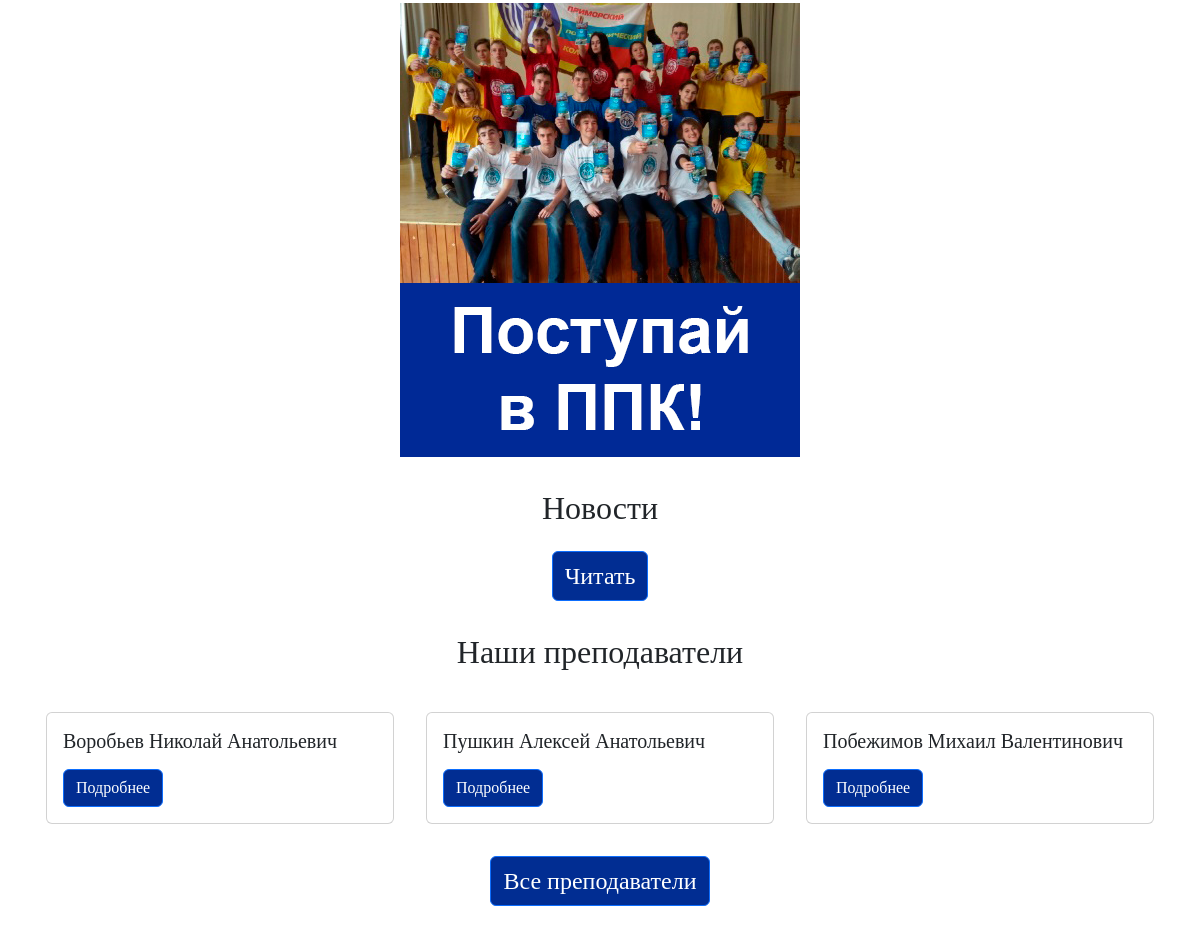
/ (middle part), run on an earlier commit of the app's database.
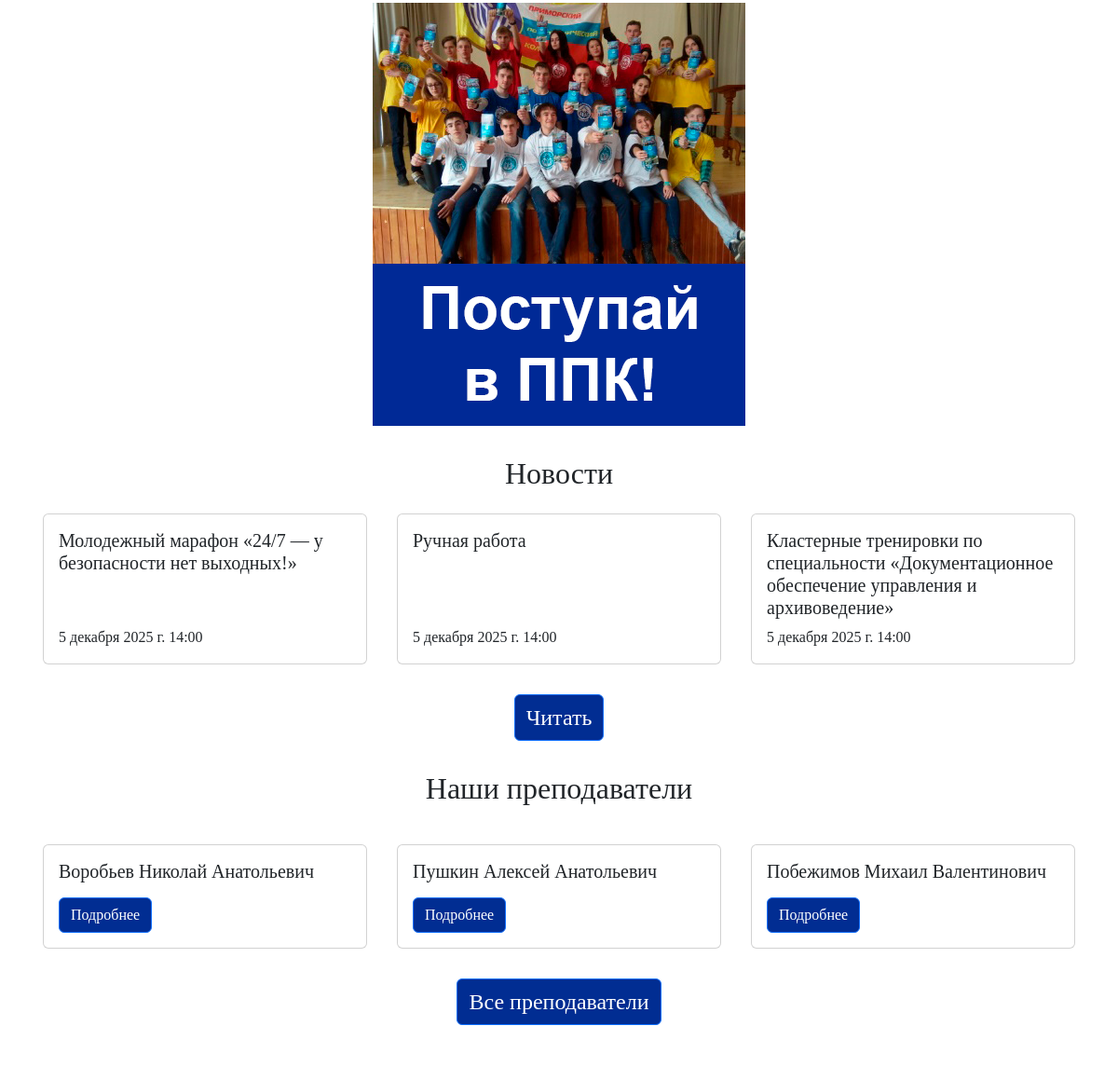
And on a later commit of the database.
### main/models.py (models this page shows, shortened)
class Teacher(models.Model):
    second_name = models.CharField('Фамилия', max_length=50)
    first_name = models.CharField('Имя', max_length=50)
    patronymic = models.CharField('Отчество', max_length=50)
    position = models.CharField('Должность', max_length=100)
    teaching_experience = models.IntegerField('Педагогический стаж')
    qualification_category = models.CharField('Квалификационная категория', max_length=100)
    professional_education = models.TextField('Профессиональное  образование')
    professional_development = models.TextField('Сведения о повышении квалификации')
    awards_and_achievements = models.TextField('Награды и достижения')
    subjects_and_modules_taught = models.TextField('Преподаваемые дисциплины и модули')
    lastedit_date = models.DateTimeField(default=datetime.now)
    def __str__(self):
        return self.second_name + ' ' + self.first_name + ' ' + self.patronymic
    class Meta:
        verbose_name = 'Преподаватель'
        verbose_name_plural = 'Преподаватели'

class News(models.Model):
    title = models.CharField('Заголовок', max_length=100)
    text = models.TextField('Текст')
    image = models.ImageField('Картинка', blank=True, null=True, upload_to='images')
    date = models.DateTimeField(auto_now_add=True)
    class Meta:
        verbose_name = 'Новость'
        verbose_name_plural = 'Новости'

### main/views.py (the view)
# urls.py: path('', views.index, name='home'),
def index(request):
    specialities = Specialty.objects.all()[:3]
    teachers = Teacher.objects.all()[:3]
    news = News.objects.all()[:3]
    return render(request, 'main/index.html',
                  {'title': 'Главная страница', 'specialities': specialities, 'teachers': teachers, 'news': news,
                   'banners': ['1', '2', '3']})

### main/context_processors.py (called while the page is built)
def theme_context(request):
    theme_name = request.session.get('theme', settings.DEFAULT_THEME)
    return {
        'theme': settings.THEMES.get(theme_name, settings.THEMES[settings.DEFAULT_THEME]),
        'theme_name': theme_name,
        'available_themes': settings.THEMES,
        'DEFAULT_THEME': settings.DEFAULT_THEME,
    }

### main/templates/main/index.html (shortened to what this page needs)
{% extends 'main/layout.html' %}
{% load tz %}
{% block content %}
<div class="row justify-content-center p-3">
    <div class="col-md-auto">
        {% include 'main/banner.html' %}
    </div>
</div>
<div class="row justify-content-center ">
    <div class="col-md-auto">
        <h2>Новости</h2>
    </div>
</div>
<div class="row">
    {% for new in news %}
    <div class="col-sm-4 p-3">
        <div class="card h-100">
            <div class="card-body d-flex align-items-start flex-column">
                <h5 class="card-title mb-auto">{{ new.title }}</h5>
                <p class="mt-2 mb-0">{{ new.date|localtime }}</p>
            </div>
        </div>
    </div>
    {% endfor %}
</div>
<div class="row justify-content-center pb-3">
    <div class="col-md-auto">
        <a href="{% url 'news'%}" class="btn btn-primary bg-main-ppk mt-3 fs-4">Читать</a>
    </div>
</div>
<div class="row justify-content-center p-3">
    <div class="col-md-auto">
        <h2>Наши преподаватели</h2>
    </div>
</div>
<div class="row">
    {% for teacher in teachers %}
    <div class="col-sm-4 p-3">
        <div class="card h-100">
            <div class="card-body d-flex align-items-start flex-column">
                <h5 class="card-title mb-auto">{{ teacher }}</h5>
                <a href="{% url 'teacher-detail' teacher.id %}" class="btn btn-primary bg-main-ppk mt-3">Подробнее</a>
            </div>
        </div>
    </div>
    {% endfor %}
</div>
<div class="row justify-content-center">
    <div class="col-md-auto">
        <a href="{% url 'teachers'%}" class="btn btn-primary bg-main-ppk mt-3 fs-4">Все преподаватели</a>
    </div>
</div>
{% endblock %}

What changed in the data, as far as the page shows it:
added News: title "Молодежный марафон «24/7 — у безопасности нет выходных!»", date "5 декабря 2025 г. 14:00"
added News: title "Ручная работа", date "5 декабря 2025 г. 14:00"
added News: title "Кластерные тренировки по специальности «Документационное обеспечение управления и архивоведение»", date "5 декабря 2025 г. 14:00"
